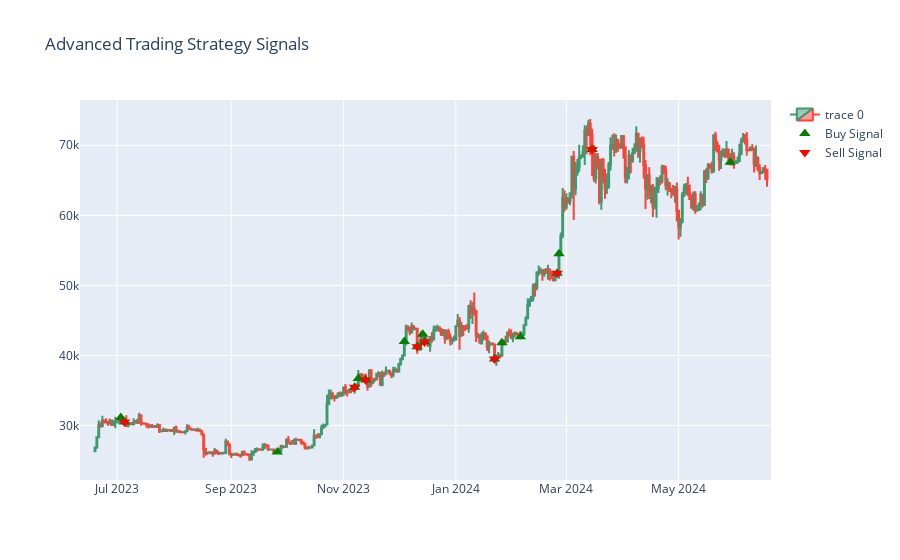

The notebook cell this image was saved under:
### Code cell
import plotly.graph_objects as go

# Initialize the strategy
advanced_strategy = MovingAverageCrossoverStrategy(short_window=50, long_window=100, rsi_window=14, rsi_type='simple')

# Generate signals using the strategy
data = advanced_strategy.generate_signals(data)

# Extract buy and sell signals
buy_signals = data[(data["signal"].diff() == 1) | (data["signal"].diff() == -1)].reset_index()
sell_signals = data[(data["signal"].diff() == -2) | (data["signal"].diff() == 1)].reset_index()

# Create candlestick trace
candlestick_trace = go.Candlestick(x=data["Date"], open=data["Open"], high=data["High"],
                                   low=data["Low"], close=data["Close"])

# Create buy and sell signal traces
buy_signal_trace = go.Scatter(x=buy_signals["Date"], y=buy_signals["Close"], mode="markers",
                              marker=dict(symbol="triangle-up", color="green", size=10),
                              name="Buy Signal")
sell_signal_trace = go.Scatter(x=sell_signals["Date"], y=sell_signals["Close"], mode="markers",
                               marker=dict(symbol="triangle-down", color="red", size=10),
                               name="Sell Signal")

# Create figure and add traces
fig = go.Figure(data=[candlestick_trace, buy_signal_trace, sell_signal_trace])

# Update layout
fig.update_layout(title="Advanced Trading Strategy Signals",
                  xaxis_rangeslider_visible=False)

# Save the figure as an image
fig.show()

### Figure 1 — Plotly figure (JSON) as saved in the notebook; plotly's stock layout.template omitted (floating-point values rounded to 4 significant figures; data arrays with more than 128 entries replaced by an {"elided": "..."} marker saying what was removed)
{"data": [{"close": {"elided": "366 float values"}, "high": {"elided": "366 float values"}, "low": {"elided": "366 float values"}, "open": {"elided": "366 float values"}, "type": "candlestick", "x": {"elided": "366 str values"}}, {"marker": {"color": "green", "size": 10, "symbol": "triangle-up"}, "mode": "markers", "name": "Buy Signal", "type": "scatter", "x": ["2023-07-03T00:00:00", "2023-07-05T00:00:00", "2023-09-26T00:00:00", "2023-11-07T00:00:00", "2023-11-09T00:00:00", "2023-11-13T00:00:00", "2023-12-04T00:00:00", "2023-12-11T00:00:00", "2023-12-14T00:00:00", "2023-12-15T00:00:00", "2024-01-22T00:00:00", "2024-01-26T00:00:00", "2024-02-05T00:00:00", "2024-02-25T00:00:00", "2024-02-26T00:00:00", "2024-03-15T00:00:00", "2024-05-29T00:00:00"], "y": [31160.0, 30510.0, 26220.0, 35440.0, 36690.0, 36500.0, 41980.0, 41240.0, 43020.0, 41930.0, 39510.0, 41820.0, 42660.0, 51730.0, 54520.0, 69400.0, 67580.0]}, {"marker": {"color": "red", "size": 10, "symbol": "triangle-down"}, "mode": "markers", "name": "Sell Signal", "type": "scatter", "x": ["2023-07-05T00:00:00", "2023-11-07T00:00:00", "2023-11-13T00:00:00", "2023-12-11T00:00:00", "2023-12-15T00:00:00", "2024-01-22T00:00:00", "2024-02-25T00:00:00", "2024-03-15T00:00:00"], "y": [30510.0, 35440.0, 36500.0, 41240.0, 41930.0, 39510.0, 51730.0, 69400.0]}], "layout": {"title": {"text": "Advanced Trading Strategy Signals"}, "xaxis": {"rangeslider": {"visible": false}}}}
